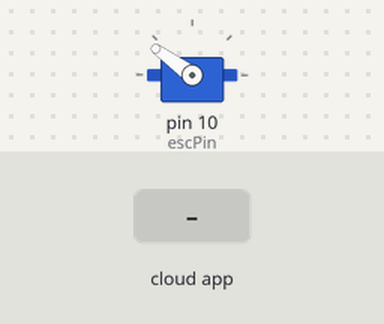
This sketch was run on a simulated Arduino Uno, built with avr-gcc and run on an emulated ATmega328P. Parts: servo. The test bench sets the inputs (shaded band). The ROS host is connected and sends only what is stated.

Above: at 1.2 s.
1.3 s: the phone or cloud app sets linear.x to -100
Timing chart, 0 to 4.3 s (numbered marks = the images above; inputs shaded):
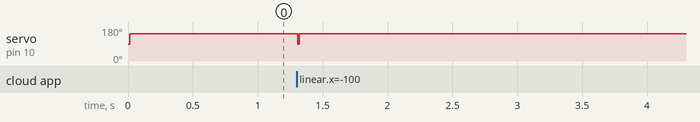

Measured:
- after the input at 1.3 s, servo on pin 10 (escPin): 144° → 90° at once, → 144° 0.01 s later

The sketch:

cycle_drive_ros_JUN7altered.ino
```cpp
#include <ros.h>
#include <geometry_msgs/Twist.h>
#include <Servo.h>

Servo ESC;
#define escPin 10

int cmdVelFwd = 0.0;

ros::NodeHandle nh;

void cmdVelCallBack(const geometry_msgs::Twist& twist) {
  cmdVelFwd = round( (double)twist.linear.x ); //testing

  if(cmdVelFwd > 100) { cmdVelFwd = 100; }
  else if (cmdVelFwd < 0) { cmdVelFwd = 0; }
}

ros::Subscriber<geometry_msgs::Twist> subCmdVel("cmd_vel", cmdVelCallBack);

geometry_msgs::Twist twist_msg;
ros::Publisher check("check", &twist_msg);

void setup() {
  nh.initNode();
  nh.subscribe(subCmdVel);
  nh.advertise(check);
  ESC.attach(escPin);
}

void loop() {
  nh.spinOnce();
  if(cmdVelFwd>=0 && cmdVelFwd<=100){
    cmdVelFwd = map(cmdVelFwd, 0, 100, 90, 150);
    ESC.write(cmdVelFwd);
  }
  twist_msg.linear.x = cmdVelFwd;
  check.publish( &twist_msg );
  nh.spinOnce();
  delay(10);
}
```
